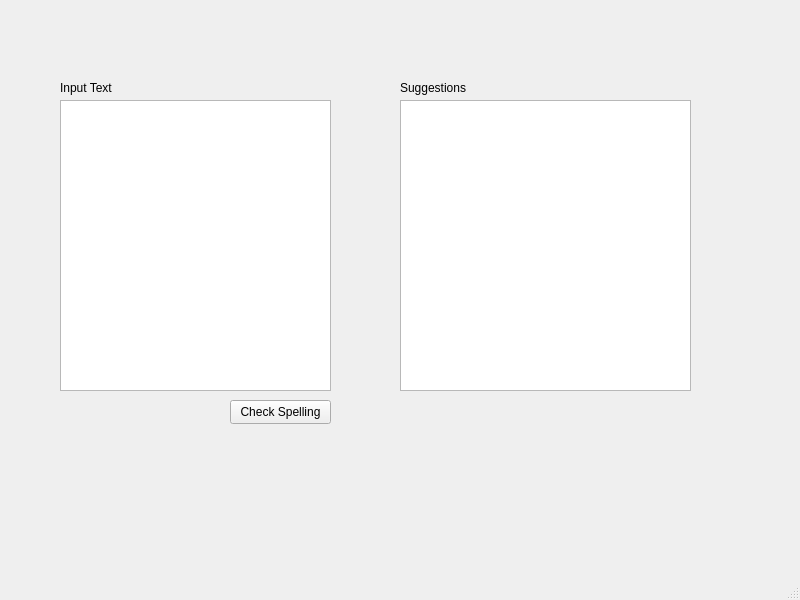
<?xml version="1.0" encoding="UTF-8"?>
<ui version="4.0">
 <class>MainWindow</class>
 <widget class="QMainWindow" name="MainWindow">
  <property name="geometry">
   <rect>
    <x>0</x>
    <y>0</y>
    <width>800</width>
    <height>600</height>
   </rect>
  </property>
  <property name="windowTitle">
   <string>MainWindow</string>
  </property>
  <widget class="QWidget" name="centralwidget">
   <widget class="QTextEdit" name="textInput">
    <property name="geometry">
     <rect>
      <x>60</x>
      <y>100</y>
      <width>271</width>
      <height>291</height>
     </rect>
    </property>
   </widget>
   <widget class="QPushButton" name="checkButton">
    <property name="geometry">
     <rect>
      <x>230</x>
      <y>400</y>
      <width>101</width>
      <height>24</height>
     </rect>
    </property>
    <property name="text">
     <string>Check Spelling</string>
    </property>
   </widget>
   <widget class="QListWidget" name="suggestionList">
    <property name="geometry">
     <rect>
      <x>400</x>
      <y>100</y>
      <width>291</width>
      <height>291</height>
     </rect>
    </property>
   </widget>
   <widget class="QLabel" name="label">
    <property name="geometry">
     <rect>
      <x>60</x>
      <y>80</y>
      <width>81</width>
      <height>16</height>
     </rect>
    </property>
    <property name="text">
     <string>Input Text</string>
    </property>
   </widget>
   <widget class="QLabel" name="label_2">
    <property name="geometry">
     <rect>
      <x>400</x>
      <y>80</y>
      <width>91</width>
      <height>16</height>
     </rect>
    </property>
    <property name="text">
     <string>Suggestions</string>
    </property>
   </widget>
  </widget>
  <widget class="QMenuBar" name="menubar">
   <property name="geometry">
    <rect>
     <x>0</x>
     <y>0</y>
     <width>800</width>
     <height>21</height>
    </rect>
   </property>
  </widget>
  <widget class="QStatusBar" name="statusbar"/>
 </widget>
 <resources/>
 <connections/>
</ui>
